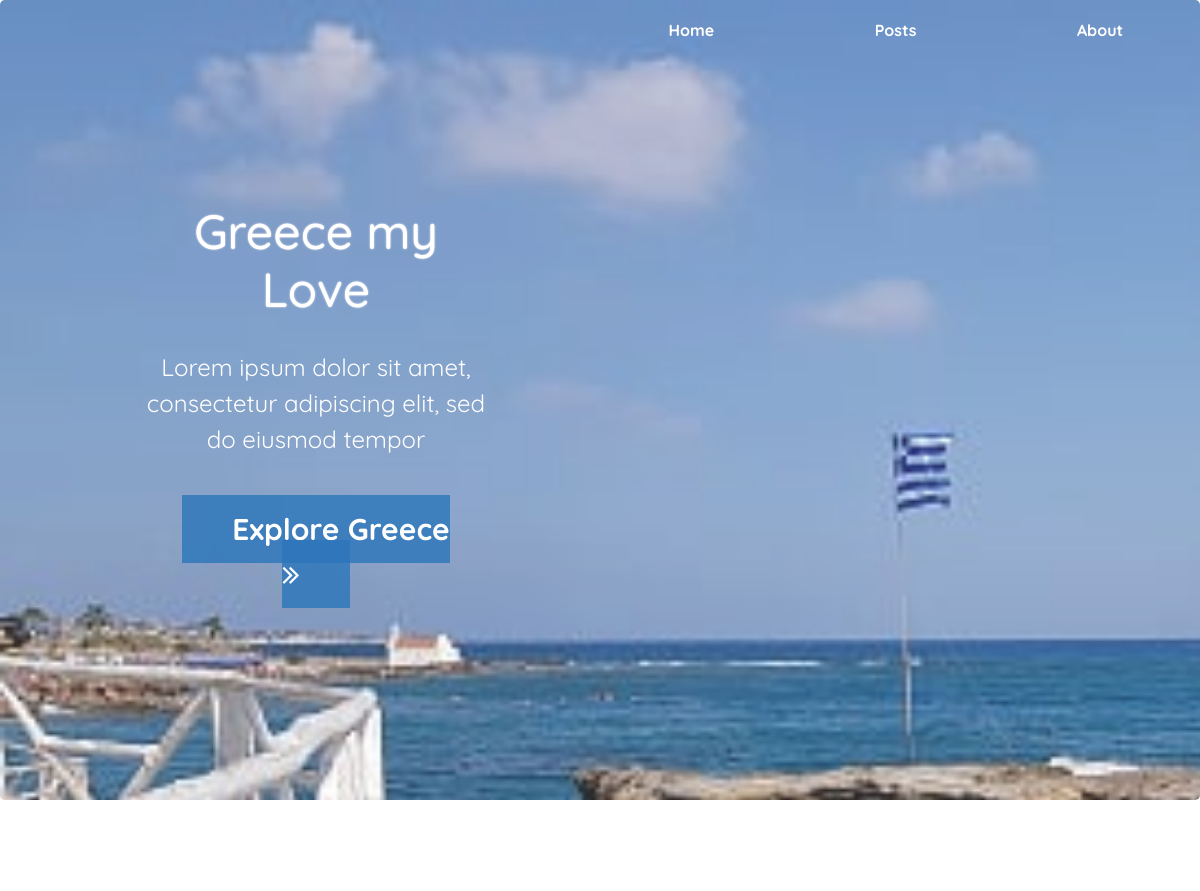
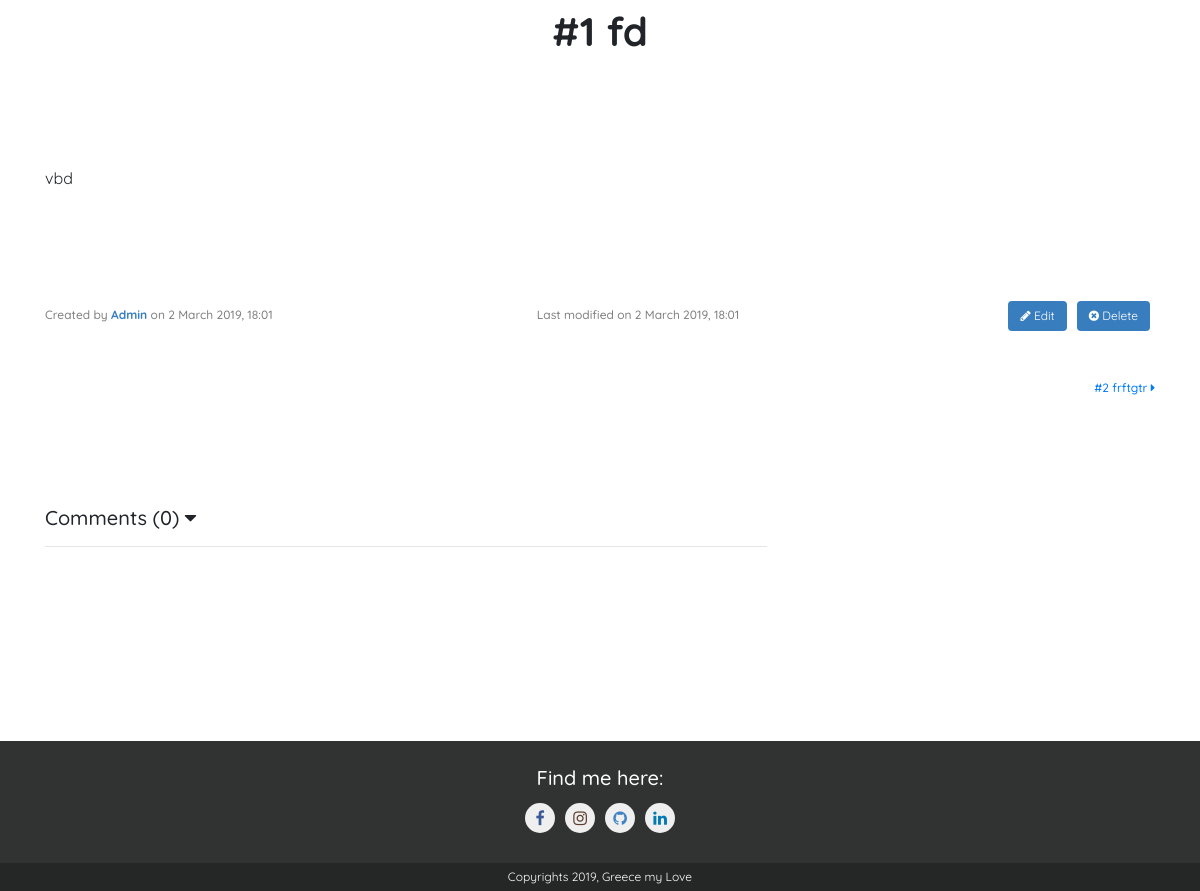
Page /view/post/1 on the committed database (2 pictures, top to bottom).
### models.py (models this page shows, shortened)
class Post(db.Model):
    __tablename__ = 'post'
    id = Column(Integer, autoincrement=True, primary_key=True)
    author = Column(String, default="admin")
    title = Column(String, default="")
    content = Column(String, default="")
    creation_date = Column(DateTime, default=datetime.datetime.now)
    last_modified_date = Column(DateTime, default=datetime.datetime.now)
    isAccepted = Column(Boolean, default=False)

### views.py (the view)
@app.route('/view/post/<int:post_id>')
def render_view_post(post_id):
    post = Post.query.get_or_404(post_id)
    p_prev = Post.query.get(post_id-1)
    p_next = Post.query.get(post_id+1)
    comments = Comment.query.filter(Comment.post_id == post.id).order_by(Comment.creation_date.desc()).all()
    return render_template('view_post.html', post=post, prev=p_prev, next=p_next, comments=comments, comments_count=len(comments))

### views.py (called while the page is built)
@app.context_processor
def override_url_for():
    return dict(url_for=dated_url_for)

def dated_url_for(endpoint, **values):
    if endpoint == 'static':
        filename = values.get('filename', None)
        if filename:
            file_path = os.path.join(app.root_path,
                                 endpoint, filename)
            values['q'] = int(os.stat(file_path).st_mtime)
    return url_for(endpoint, **values)

### templates/view_post.html (shortened to what this page needs)
{% extends "start.html" %}
{% block content %}
		<section class="section-style">
            {% if post %}
            <div class="visible-post">
                <h1 class="h-style">{{ '#{} {}'.format(post.id, post.title) }}</h1>
                <p class="p-style">  {{ post.content | safe  }}</p>
                <div class="meta">
                    <h5 class="p-style credentials"> Created by <span class="author">{{ post.author }}</span> on {{ '{} {} {}, {}:{}'.format(post.creation_date.day, post.creation_date.strftime('%B'), post.creation_date.year, post.creation_date.hour, post.creation_date.strftime('%M')) }}</h5>
                    <h5 class="p-style credentials">Last modified on {{ '{} {} {}, {}:{}'.format(post.last_modified_date.day, post.last_modified_date.strftime('%B'), post.last_modified_date.year, post.last_modified_date.hour, post.last_modified_date.strftime('%M')) }}</h5>
                    <div class="post-actions">
                        <div class="edit">
                            <a class="btn btn-info form-btn meta-btn" href="/edit/post/{{post.id}}" name="edit-btn"> <i class="fa fa-pencil"></i> Edit </a>
                        </div>
                        <div class="delete">
                            <a class="btn btn-info form-btn meta-btn" href="/delete/post/{{post.id}}" name="delete-btn"><i class="fa fa-times-circle"></i> Delete </a>
                        </div>
                    </div>
                </div>
            	<div class="neighbour-posts">
					{% if next %}
                    <h5 class="p-style credentials"><a href="/view/post/{{ next.id }}">{{ '#{} {}'.format(next.id, next.title) }} <i class="fa fa-caret-right"></i></a></h5>
					{% else %}
                    <h5></h5>
                    {% endif %}
				</div>
			</div>
            <div class="visible-post-comments">
                <h5>Comments ({{ comments_count }}) <i class="fa fa-caret-down caret-icon-fa"></i></h5>
                <hr class="comments-hr">
            </div>
            {% else %}
            <div class="no-visible-posts">
                <h1 class="h-style"> Hi! </h1>
                <p class="p-style">  <br> No posts yet. Add the first one! </p>
            </div>
            {% endif %}
		</section>
{% endblock %}

### static/css/styles.css (style rules this page uses)
body { font-family: "Quicksand", sans-serif; margin: 0; background: #ffffff; }
* { box-sizing: border-box; }
a:link, a:visited, a:active, a:hover, a:focus { text-decoration: none; }
.p-style { font-size: 16px; color: grey; text-align: justify; }
.h-style { text-align: center; font-size: 40px; font-weight: bold; margin: 10px 0; }
.section-style { min-height: 100vh; padding: 5% 0; }
.sort-options a, .post-actions a { margin: 0 5px; }
.form-btn { transition: 0.8s; border: none; background-color: rgba(7, 94, 175, 0.8); background-position: 100% 0; background-size: 300%; background-image: linear-gradient(45deg, #FAF5F0 50%, transparent 50%); }
.meta-btn { font-size: 12px; }
.visible-post, .visible-post-comments, .no-visible-posts { margin-bottom: 10%; }
.visible-post p, .visible-post h4 { margin-top: 10%; }
.comments-hr { width: 65%; margin-right: 35%; }
.credentials, .arrow-icon-fa { font-size: 12px; }
.author, .arrow-icon-fa { color: rgba(7, 94, 175, 0.8); font-weight: bold; }
.post-actions { display: inline-flex; }
.neighbour-posts, .meta { margin-top: 50px; display: flex; justify-content: space-between; align-items: center; }
.neighbour-posts h5, .meta h5 { margin-bottom: 0; }

### rows in the picture
Post: id+title "#1 fd", content "vbd", author "Admin", creation_date "2 March 2019, 18:01", last_modified_date "2 March 2019, 18:01"
Post: id+title "#2 frftgtr"

### other values in the picture
{{ comments_count }} "0"
